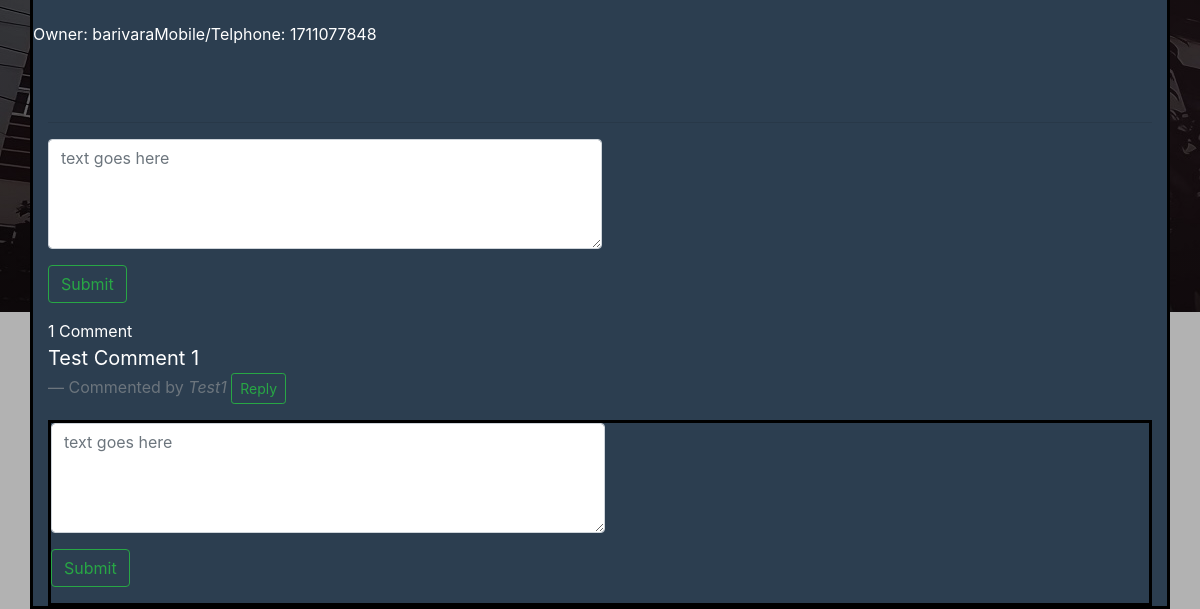
The page /BariVara/advertisement_details/3/ (lower part) on the database as committed earlier.
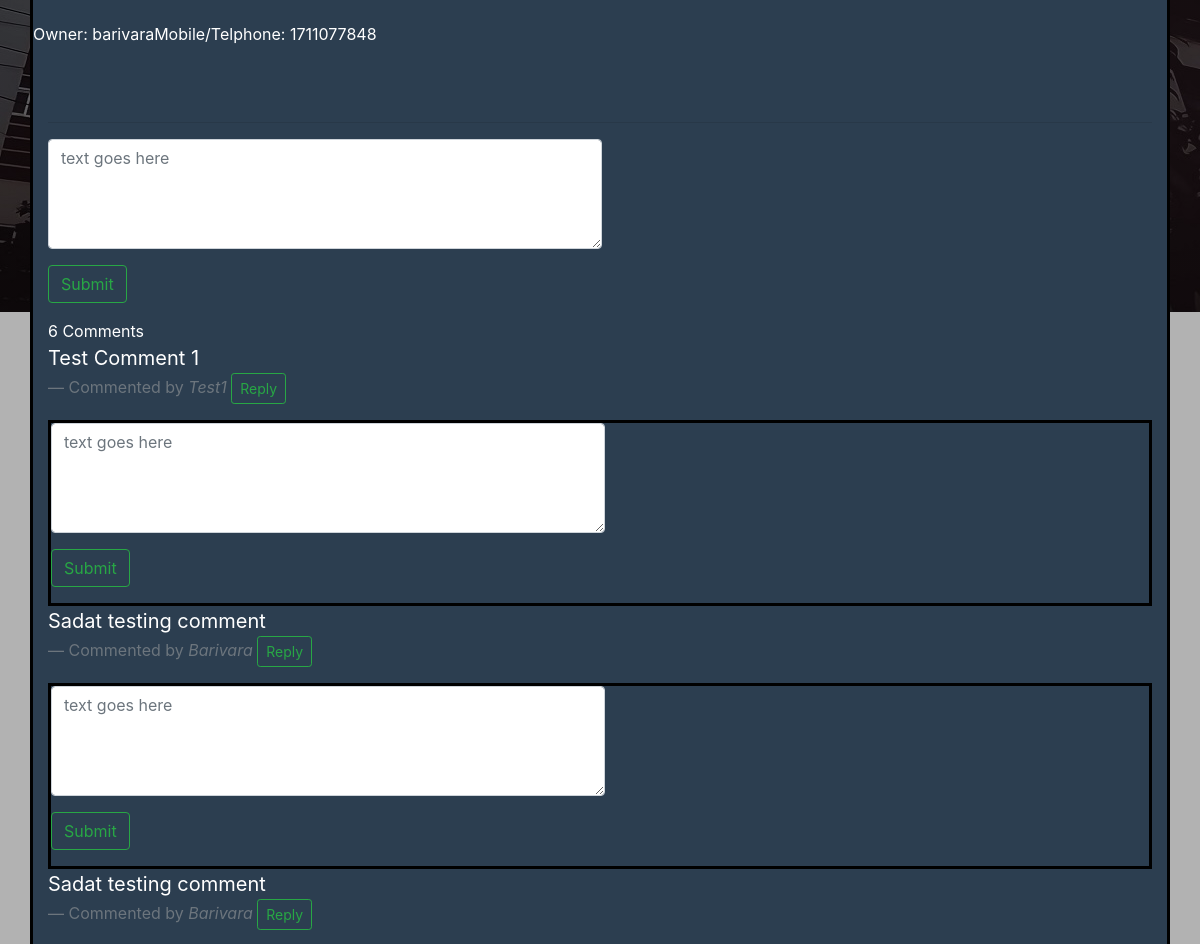
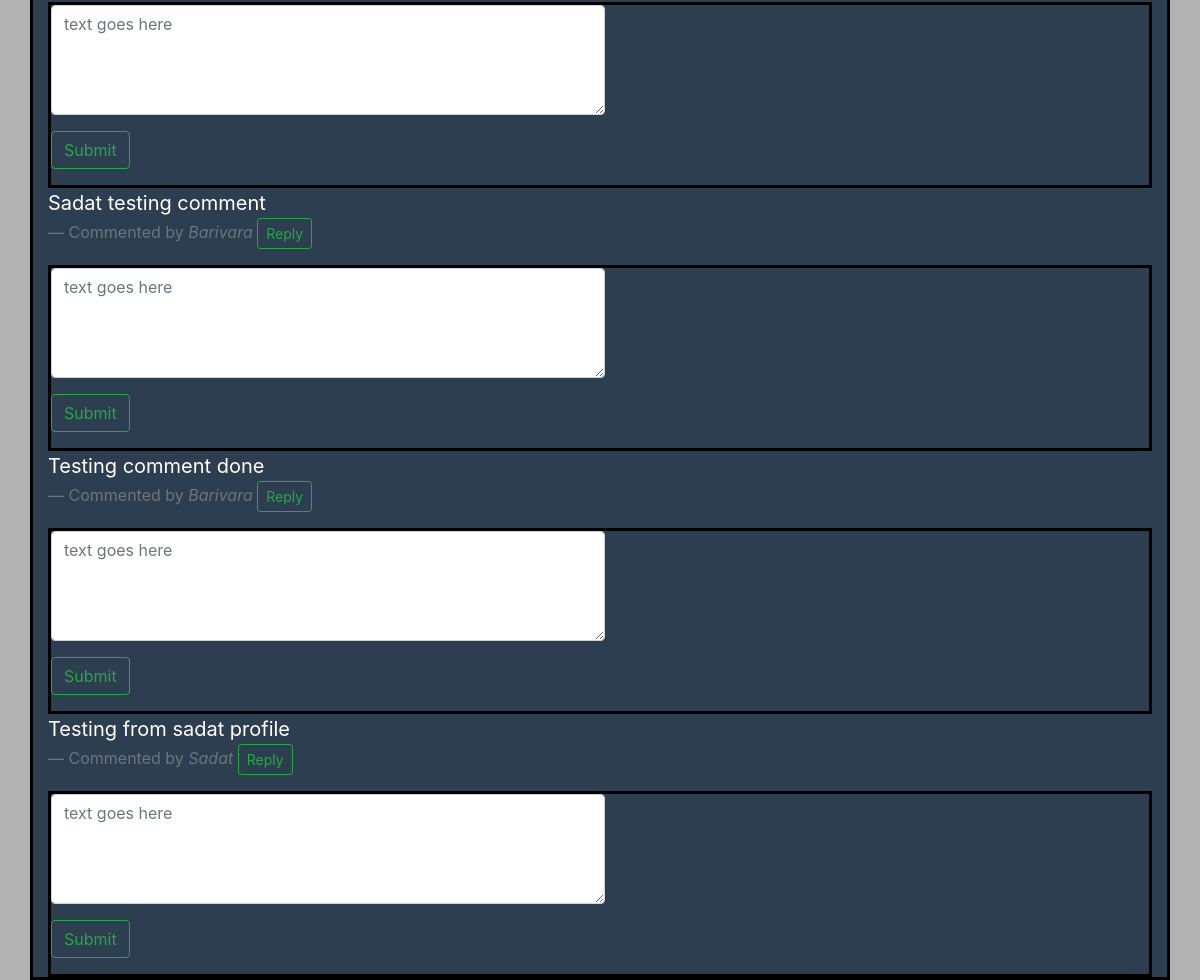
The same page on the database as committed later (2 pictures, top to bottom).
### BariVara/models.py (models this page shows, shortened)
class Comment(models.Model):
    advertisement=models.ForeignKey(advertisements,on_delete=models.CASCADE)
    user=models.ForeignKey(User,on_delete=models.CASCADE)
    reply = models.ForeignKey('Comment' , null=True , related_name = "replies" , on_delete = models.CASCADE)
    content=models.TextField(max_length=200)
    timestamp=models.DateTimeField(auto_now_add=True)

### BariVara/views.py (the view)
# urls.py: path('advertisement_details/<int:id>/', views.advertisement_details, name='advertisement_details'),
def advertisement_details(request,id):
    advertisement = get_object_or_404(advertisements, id=id)
    Comments=Comment.objects.filter(advertisement=advertisements.objects.get(id=id) , reply = None)
    if request.method=='POST':
        form=commentForm(request.POST or None)
        if form.is_valid():
            content=request.POST.get('content')
            print(content)
            reply_id = request.POST.get('comment_id')
            print(reply_id)
            comment_qs = None
            if reply_id:
                comment_qs = Comment.objects.get(id=reply_id)
            comment=Comment.objects.create(advertisement=advertisements.objects.get(id=id),user=request.user,content=content , reply = comment_qs)
            print(content)
            comment.save()
            return HttpResponseRedirect(advertisement.get_absolute_url())
    else:
        form=commentForm()
    context={
        'advertisement':advertisements.objects.get(id=id),
        'comments':Comments,
        'form':form,
        }
    return render(request,'BariVara/advertisement_details.html',context)

### BariVara/forms.py
class commentForm(forms.ModelForm):
	content = forms.CharField(label="" , widget = forms.Textarea(attrs={'class': 'form-control' , 'placeholder': 'text goes here' , 'rows':'4' , 'cols': '50'}))
	class Meta:
		model = Comment
		fields = ('content',)

### BariVara/templates/BariVara/advertisement_details.html (shortened to what this page needs)
{% extends "BariVara/Base.html" %}
{% block content %}
   <div class="container">
         <div class = "row gallery">
         <p>Owner: {{ advertisement.owner}}</p>
         <p>Mobile/Telphone: {{ advertisement.number}}</p>
         </div>
         <br>
         <hr>
         <div class="main-commment-section">
          <div class="container-fluid mt-2">
            <div class="form-group row">
              <form action ="" method="POST">
                {{ form.as_p}}
                <input type="submit" value="Submit" class="btn btn-outline-success">
              </form>
            </div>
           </div>
            {{ comments.count }} Comment{{ comments|pluralize }}
            {% for comment in comments %}
            <blockquote class="blockquote">
               <p class="mb-0">{{ comment.content }}</p>
               <footer class="blockquote-footer">Commented by <cite title="Source Title">{{ comment.user|capfirst }}</cite>
                 <button type ="button" name="button" class ="reply-btn btn btn-outline-success btn-sm">Reply</button>
               </footer>
             </blockquote>
          <div class="replied-comments container mt-2">
              <div class="form-group row">
                <form action ="" method="POST">
                  {{ form.as_p}}
                  <input type="submit" value="Submit" class="btn btn-outline-success">
                </form>
              </div>
             </div>
            {% endfor %}
         </div>
   </div>
{% endblock content %}

Rows that differ between the two databases and show on the page:
added Comment: content "Sadat testing comment", user "Barivara"
added Comment: content "Sadat testing comment", user "Barivara"
added Comment: content "Sadat testing comment", user "Barivara"
added Comment: content "Testing comment done", user "Barivara"
added Comment: content "Testing from sadat profile", user "Sadat"
Other text that changed with them:
{{ comments.count }}: "1" → "6"
